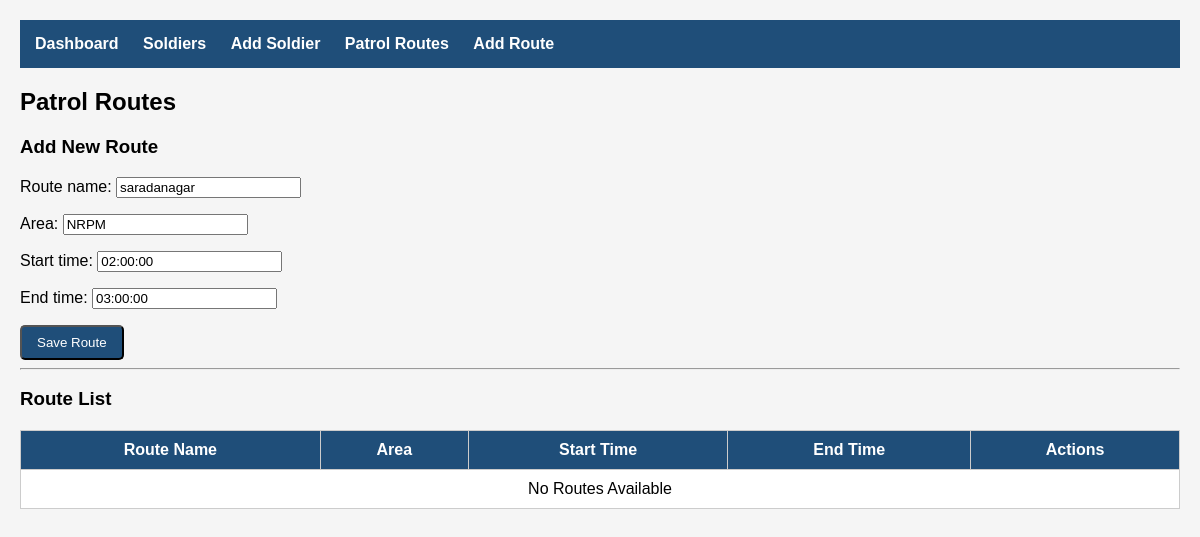
/routes/1/edit/, run on the app's committed database.
### patrol/models.py (models this page shows, shortened)
class PatrolRoute(models.Model):
    route_name = models.CharField(max_length=100)
    area = models.CharField(max_length=100)
    start_time = models.TimeField()
    end_time = models.TimeField()

### patrol/views.py (the view)
# urls.py: path("routes/<int:pk>/edit/", PatrolRouteUpdateView.as_view(), name="route_edit"),
class PatrolRouteUpdateView(UpdateView):
    model = PatrolRoute
    fields = ["route_name", "area", "start_time", "end_time"]
    template_name = "routes.html"
    success_url = reverse_lazy("route_list")

### templates/routes.html (shortened to what this page needs)
{% extends 'base.html' %}
{% block content %}
<h2>Patrol Routes</h2>
<h3>Add New Route</h3>
<form method="POST">
    {{ form.as_p }}
    <button type="submit" class="btn">Save Route</button>
</form>
<hr>
<h3>Route List</h3>
<table>
    <tr>
        <th>Route Name</th>
        <th>Area</th>
        <th>Start Time</th>
        <th>End Time</th>
        <th>Actions</th>
    </tr>
    {% for route in routes %}
    <tr>
        <td>{{ route.route_name }}</td>
        <td>{{ route.area }}</td>
        <td>{{ route.start_time }}</td>
        <td>{{ route.end_time }}</td>
        <td>
            <a href="/routes/{{ route.id }}/edit/" class="btn">Edit</a>
            <a href="/routes/{{ route.id }}/delete/" class="btn">Delete</a>
        </td>
    </tr>
    {% empty %}
    <tr>
        <td colspan="5">No Routes Available</td>
    </tr>
    {% endfor %}
</table>
{% endblock %}

### templates/base.html (style rules this page uses)
body { font-family: Arial, sans-serif; margin:20px; background:#f5f5f5; }
table { width:100%; border-collapse:collapse; margin-top:20px; background:white; }
th,td { border:1px solid #ccc; padding:10px; text-align:center; }
th { background:#1f4e79; color:white; }
.btn { padding:8px 15px; background:#1f4e79; color:white; text-decoration:none; border-radius:5px; }

### data on the page
PatrolRoute: route_name "saradanagar", area "NRPM", start_time "02:00:00", end_time "03:00:00"
